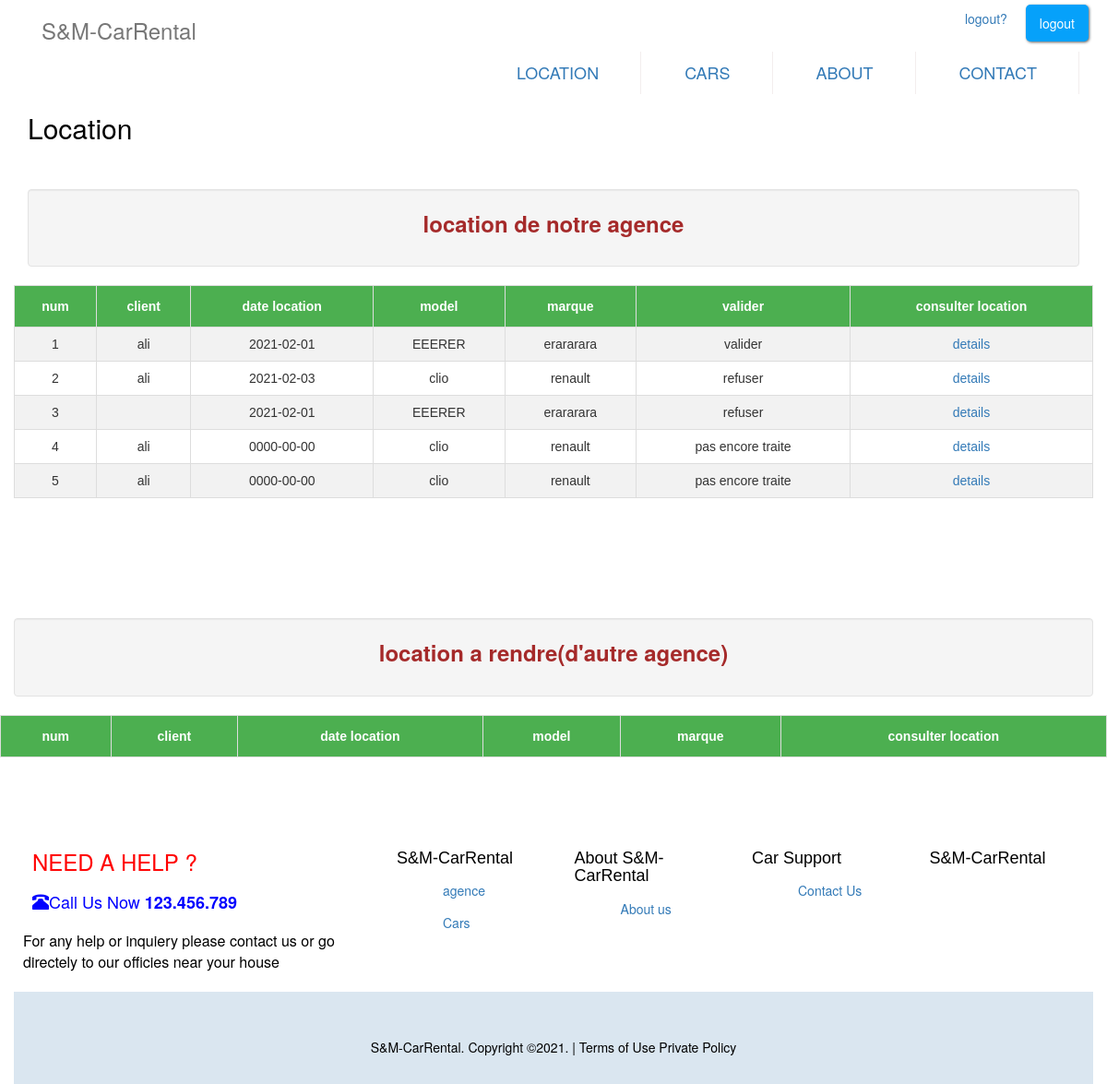
Screenshot of /location.php (signed in) with the database file from the repository.
### tables this page shows
CREATE TABLE `location` (
  `id_loc` int(11) NOT NULL,
  `date_loc` date NOT NULL,
  `date_fin_loc` date NOT NULL,
  `kelo` double DEFAULT NULL,
  `ID_AGENCE1` int(11) NOT NULL,
  `ID_AGENCE2` int(11) DEFAULT NULL,
  `NUM_CL` int(11) NOT NULL,
  `MATRICULE` varchar(100) NOT NULL,
  `valider` tinyint(1) NOT NULL DEFAULT 0 COMMENT '0 pas encore traite ;\r\n1 : refuser \r\n2 : accepter',
  `date_affectation` timestamp NOT NULL DEFAULT current_timestamp()
);

CREATE TABLE `clients` (
  `NUM_CL` int(11) NOT NULL,
  `NOM_CL` varchar(100) DEFAULT NULL,
  `ADD_CL` varchar(100) DEFAULT NULL,
  `TYPE_CL` enum('ent','part') DEFAULT NULL,
  `username` varchar(100) NOT NULL,
  `email` varchar(100) NOT NULL,
  `password` varchar(100) NOT NULL
);

CREATE TABLE `voiture` (
  `ID_AGENCE` int(11) NOT NULL,
  `MATRICULE` varchar(20) NOT NULL,
  `DATE_D_ACHAT` date DEFAULT NULL,
  `KILOMETRAGE` decimal(10,0) DEFAULT NULL,
  `model` varchar(34) NOT NULL DEFAULT 'ibiza',
  `marque` varchar(34) NOT NULL DEFAULT 'renault',
  `img` text NOT NULL DEFAULT 'audi.jpg'
);

### location.php (the view, shortened to what this page needs)
<!DOCTYPE html>
<html>
<head>
    <link rel="stylesheet" href="https://maxcdn.bootstrapcdn.com/bootstrap/3.3.7/css/bootstrap.min.css"
>
        <link  rel ="stylesheet"  href="./css/Style.css">
</head>
<body >
     <div class="wrapper "><div class="container">
     <?php include 'header.php'; ?>
             <h2>Location  </h2>
              <div class="well extrapage">
                <?php
                if(isset($_SESSION['ag'])){
                 ?>
                    <p> location de notre agence</p>
                    <?php
                  } if (isset($_SESSION['id'])){ ?>
                    <p> My location</p>
              <?php } ?>
                </div>
             <div class="row">
<table id='customers'>
 <tr>
    <th>num</th>
    <th>client </th>
    <th>date location </th>
    <th>model </th>
      <th>marque </th>
        <th>valider </th>
        <?php if (isset($_SESSION['ag'])){ ?>
        <th>consulter location </th>
        <?php } ?>
  </tr>
<?php
require_once 'cnx.php';
 $sql="select * from  clients natural join location natural join voiture natural join agence  where ";
if (isset($_SESSION['ag'])){
  $sql.=" id_agence=".$_SESSION['ag'];
}
    $rs = mysqli_query($db,$sql);
    $i = 1;
    while($row = mysqli_fetch_assoc($rs))
    {
        echo '<tr align="center">';
      echo " <td>$i ";
         echo  " <td>".$row['NOM_CL'] ."</td>";
         echo  " <td>".$row['date_loc'] ."</td>";
         echo  " <td>".$row["model"] ."</td>";
         echo  " <td>".$row["marque"] ."</td>";
        if ($row["valider"] ==2){
          echo  " <td>".'valider'  ."</td>";
        }elseif($row["valider"] ==1){
         echo  " <td>".'refuser'  ."</td>";
        }else{
           echo  " <td>".'pas encore traite'  ."</td>";
        }
        if (isset($_SESSION['ag']))
        echo " <td> <a href='loc.php?loc=".$row['id_loc']."'> details</a></td>";
        echo '</tr>';
        $i = $i + 1;
    }
    echo "</table><br>";echo "<br>";echo "<br>";echo "<br>";
?>
              <div class="well extrapage">
                    <p> location a rendre(d'autre agence)</p>
                </div>
             <div class="row">
<table id='customers'>
 <tr>
    <th>num</th>
    <th>client </th>
    <th>date location </th>
    <th>model </th>
    <th>marque </th>
    <th>consulter location </th>
  </tr>
<?php
    echo "</table><br>";echo "<br>";echo "<br>";echo "<br>";
?>
             </div>
  <?php include "footer.php" ;?>
</body>
</html>

### header.php
<div class="wrapper">
     <div class="container">
      <?php
      if(empty($_SESSION['username']))  {?>
           <div class="header clearfix">
                <nav>
                    <ul class="nav nav-pills pull-right">
                        <li role="presentation"><a href="login.php">Your rent car services</a></li>
                        <li id="btnlogin"><a href="login.php">Login</a></li>
                        <li role="presentation"><a href="register.php">Not Yet A Member?</a></li>
                         <li id="btnjoin"><a href="register.php">JOIN NOW</a></li>
                    </ul>
                </nav>
                <h3 class="text-muted">S&M-CarRental</h3>
           </div>
             <?php  }else{?>
      <nav>
                    <ul class="nav nav-pills pull-right">
                        <li role="presentation"><a href="logout.php">logout?</a></li>
                        <li id="btnjoin"><a href="logout.php">logout</a></li>
                    </ul>
                </nav>
                <h3 class="text-muted">S&M-CarRental</h3>
           </div>
             <?php } ?>
           <div class="header clearfix">
                        <nav>
                          <ul class="nav nav-pills pull-right">
                              <?php if(!isset($_SESSION['ag'])){ ?>
                            <li class="linav" ><a href="index.php">Home</a></li>
                            <li class="linav"><a href="./agences.php">Agences</a></li>
                          <?php }else{
                            ?>
                                 <li class="linav"><a href="./location.php">location</a></li>
                            <?php
                          } if(isset($_SESSION['id']))
                                  echo ' <li class="linav"><a href="./location.php">My location</a></li>';
                          ?>
                           <li class="linav"><a href="./cars.php">Cars</a></li>
                            <li class="linav "><a href="./about.php">About </a></li>
                            <li class="linav "><a href="./contact.php">Contact</a></li>
                          </ul>
                        </nav>
             </div>

### footer.php (shortened to what this page needs)
         <div class="box">
        <div class="row">
            <div class="col-md-4">
                <h3 class="needhelp">NEED A HELP ?</h3>
                <h3 id="callnumber"><i class="glyphicon glyphicon-phone-alt"></i>Call Us Now <strong> 123.456.789</strong></h3>
                <p id="callpar">For any help or inquiery please contact us or go directely to our officies near your house</p>
            </div>
            <div class="col-md-8">
                <div class="col-md-3">
                    <h4 class="carRenatlH4">S&M-CarRental</h4>
                      <ul class="carentalOl">
                          <li><a href="agences.php">agence</a></li>
                          <li><a href="cars.php">Cars</a></li>
                      </ul>
                </div>
                <div class="col-md-3">
                        <h4 class="carRenatlH4">About S&M-CarRental</h4>
                          <ul class="carentalOl">
                              <li><a href="about.php">About us</a></li>
                          </ul>
                    </div>
                    <div class="col-md-3">
                            <h4 class="carRenatlH4">Car Support</h4>
                              <ul class="carentalOl" >
                                  <li><a href="contact.php">Contact Us</a></li>
                              </ul>
                        </div>
                        <div class="col-md-3">
                                <h4 class="carRenatlH4">S&M-CarRental</h4>
                            </div>
            </div>
        </div>
         </div>
         <div class="footer">
                 <footer>
                  <p>S&M-CarRental. Copyright &copy;2021. | Terms of Use Private Policy</p>
                 </footer>
         </div>
            </div>
         </div>
      </div>
</div>

### css/Style.css (style rules this page uses)
h1, h2, h3 ,h4,h5,p,ul,li { color: black; }
nav .linav { padding-left: 30px; padding-right: 30px; border-right: 1px solid #f3eeee; font-size:18px ; font-weight: 500; text-transform: uppercase; }
#btnjoin { margin: 5px 5px; background-color: rgb(6, 161, 250); color: #FFF; border-radius: 5px; -webkit-border-radius: 5px 5px; -moz-border-radius: 5px / 5px; border-radius: 5px / 5px; box-shadow: 1px 1px 3px rgba(0,0,0,0.6); }
#btnjoin a { color: #FFF; }
.extrapage { margin-top:50px; }
.extrapage p { font-size: 24px; color: brown; font-weight: bold; text-align: center; }
.footer { width: 100%; height: 100px; color: #666699; }
.footer p { padding-top: 50px; }
.carentalOl { list-style: none; }
.carentalOl li { font-weight: 300; text-align: left; margin: 5px; padding: 5px; }
.carentalOl li a { text-decoration: none; }
#callnumber { font-size: 18px; color: blue; padding-left: 20px; }
#callpar { font-size: 16px; padding: 10px; text-align: left; font-weight: 200; }
.carRenatlH4 { margin-top: 20px; font-family: Arial, Helvetica, sans-serif; font-weight: 400; }
.footer { background:#dae6f0; }
.footer p { font-weight: 200; text-align: center; }
.needhelp { font-weight: 300; color: red; padding-left: 20px; }

### location.php (style rules this page uses)
#customers { font-family: Arial, Helvetica, sans-serif; border-collapse: collapse; width: 100%; }
#customers td, #customers th { border: 1px solid #ddd; padding: 8px; }
#customers tr:nth-child(even) { background-color: #f2f2f2; }
#customers th { padding-top: 12px; padding-bottom: 12px; text-align: center; background-color: #4CAF50; color: white; }

### rows the page displays
location: NUM_CL.NOM_CL "ali", date_loc "2021-02-01", MATRICULE.model "EEERER", MATRICULE.marque "erararara", valider "valider"
location: NUM_CL.NOM_CL "ali", date_loc "2021-02-03", MATRICULE.model "clio", MATRICULE.marque "renault", valider "refuser"
location: date_loc "2021-02-01", MATRICULE.model "EEERER", MATRICULE.marque "erararara", valider "refuser"
location: NUM_CL.NOM_CL "ali", date_loc "0000-00-00", MATRICULE.model "clio", MATRICULE.marque "renault", valider "pas encore traite"
location: NUM_CL.NOM_CL "ali", date_loc "0000-00-00", MATRICULE.model "clio", MATRICULE.marque "renault", valider "pas encore traite"
